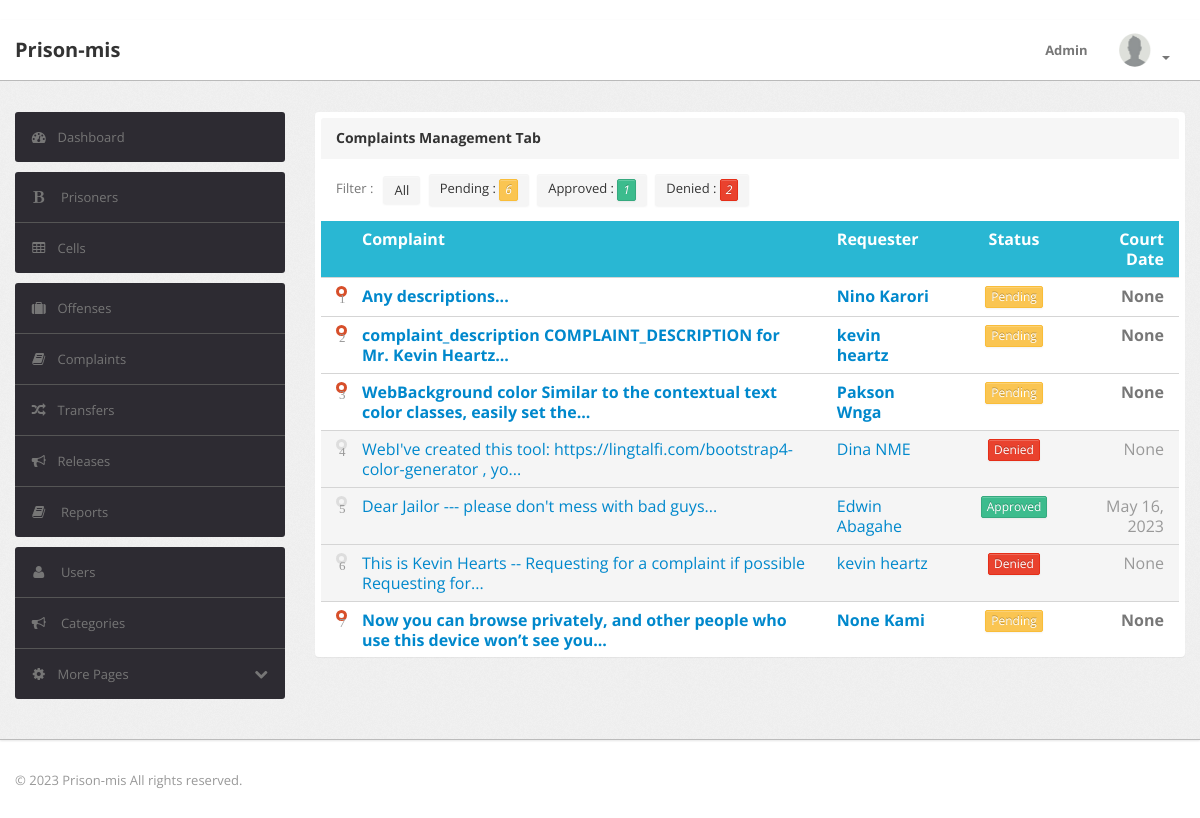
Screenshot of /prisoners/complaints/ (signed in) with the database file from the repository.
### accounts_app/models.py (models this page shows)
class User(AbstractUser):
    category = models.ForeignKey(Category, on_delete=models.SET_NULL, null=True)
    photo = models.ImageField(upload_to='photos/', default='avatar.png')

### prisoners_app/models.py (models this page shows, shortened)
class Complaint(models.Model):
    prisoner = models.ForeignKey(Prisoner, on_delete=models.CASCADE)
    description = models.TextField()
    status = models.CharField(max_length=10, choices=COMPLAINT_STATUS_CHOICES,default="Pending",blank=True)
    feedback = models.TextField(default= default_feedback, blank=True)
    date = models.DateField(null=True, blank=True)

class Prisoner(models.Model):
    firstname = models.CharField(max_length=30, default='None')
    lastname = models.CharField(max_length=30, default='None')
    email = models.EmailField(null=True,blank=True)
    identification = models.IntegerField(max_length=16)
    phone = models.IntegerField(null=True,blank=True)
    crime = models.ForeignKey(Crime, on_delete=models.SET_NULL,null=True)
    cell = models.ForeignKey(Cell, on_delete=models.SET_NULL,null=True,blank=True)
    entry_date = models.DateField()
    release_date = models.DateField(null=True, blank=True)
    marital_status = models.TextField(max_length=10, choices = MARITAL_CHOICES)
    gender = models.TextField(max_length=10, choices = GENDER_CHOICES)
    address = models.CharField(max_length=20)
    status = models.CharField(max_length=10,choices=PRISONER_STATUS_CHOICES,default="INMATE",blank=True)
    photo = models.ImageField(upload_to='photos/', default='avatar.png')
    def __str__(self):
        return str(self.firstname + ' ' + self.lastname)

### prisoners_app/views.py (the view, shortened to what this page needs)
# urls.py: path('complaints/',complaints_view,name='complaints'),
@login_required
def complaints_view(request):
    complaints = Complaint.objects.all()
    pending = complaints.filter(status="Pending")
    approved = complaints.filter(status="Approved")
    denied = complaints.filter(status="Denied")
    context = {'complaints':complaints,'pending':pending,'approved':approved,'denied':denied}
    return render(request,'complaints.html',context)

### prisoners_app/templates/complaints.html (shortened to what this page needs)
{% extends 'base1.html' %}
{% load crispy_forms_tags %}
{% load static %}
{% block content %}
<div class="module message" style="height: 400pt;overflow-y: auto;">
    <div class="module-head">
        <h3>Complaints Management Tab</h3>
    </div>
    <div class="module-option clearfix">
        <div class="pull-left">
            Filter : &nbsp;
            <div class="btn-group">
                <button class="btn">All</button>
            </div>
            <div class="btn-group">
                <button class="btn">Pending : <i class="btn btn-xs btn-round btn-warning">{{pending.count}}</i></button>
            </div>
            <div class="btn-group">
                <button class="btn">Approved : <i class="btn btn-xs btn-round btn-success">{{approved.count}}</i></button>
            </div>
            <div class="btn-group">
                <button class="btn">Denied : <i class="btn btn-xs btn-round btn-danger">{{denied.count}}</i></button>
            </div>
        </div>
    </div>
    <div class="module-body table">
        <table class="table table-message">
            <tbody>
                <tr class="heading">
                    <td class="cell-icon"></td>
                    <td class="cell-title">Complaint</td>
                    <td class="cell-title">Requester</td>
                    <td class="cell-status hidden-phone hidden-tablet">Status</td>
                    <td class="cell-time align-right">Court Date</td>
                </tr>
                {% for complaint in complaints %}
                {% if complaint.status == "Pending" %}
                <tr class="task">
                {% else %}
                <tr class="task resolved">
                {% endif %}
                    <td class="cell-icon"><i class="icon-checker high">{{forloop.counter}}</i></td>
                    <td class="cell-title"><div><a href="{% url 'complaint_details' complaint.id %}">{{complaint.description|slice:80}}...</a></div></td>
                    <td class="cell-title"><div><a class="modal_delete" data-toggle="modal" data-target="#deletemodal" data-url="{% url 'prisoner_details_modal' complaint.prisoner.id %}" >{{complaint.prisoner}}</a></div></td>
                    <td class="cell-status hidden-phone hidden-tablet">
                        {% if complaint.status == "Approved" %}
                        <a class="btn btn-xs btn-success" href="{% url 'complaint_details' complaint.id %}">
                        {% elif complaint.status == "Denied" %}
                        <a class="btn btn-xs btn-danger" href="{% url 'complaint_details' complaint.id %}">
                        {% else %}
                        <a class="btn btn-xs btn-warning" href="{% url 'complaint_details' complaint.id %}">
                        {% endif %}
                        {{complaint.status}}
                        </a>
                    </td>
                    <td class="cell-time align-right">{{complaint.date}}</td>
                </tr>
                {% endfor %}
            </tbody>
        </table>
    </div>
</div>
{% endblock %}

### templates/base1.html (shortened to what this page needs)
{% load crispy_forms_tags %}
{% load static %}
<!DOCTYPE html>
<html lang="en">
    <head>
        <link type="text/css" href="{% static 'bootstrap/css/bootstrap.min.css' %}" rel="stylesheet">
        <link type="text/css" href="{% static 'bootstrap/css/bootstrap-responsive.min.css' %}" rel="stylesheet">
        <link type="text/css" href="{% static 'css/theme.css' %}" rel="stylesheet">
        <link type="text/css" href="{% static 'css/columns.css' %}" rel="stylesheet">
        <link type="text/css" href="{% static 'css/forms.css' %}" rel="stylesheet">
        <link type="text/css" href="{% static 'images/icons/css/font-awesome.css' %}" rel="stylesheet">
    </head>
    <body>
        <div class="navbar navbar-fixed-top">
            <div class="navbar-inner">
                <div class="container">
                        <a class="brand" href="{% url 'home' %}">Prison-mis</a>
                    {% block nav-content %}
                    <div class="nav-collapse collapse navbar-inverse-collapse">
                        <ul class="nav pull-right">
                            <li><a href="{% url 'user_update' request.user.id %}">{{request.user}} </a></li>
                            <li class="nav-user dropdown"><a href="#" class="dropdown-toggle" data-toggle="dropdown">
                                <img src="{{ user.photo.url }}" class="nav-avatar" />
                                <b class="caret"></b></a>
                            </li>
                        </ul>
                    </div>
                    {% endblock %}
                </div>
            </div>
        </div>
        <div class="wrapper">
            <div class="container">
                <div class="row">
                    <div class="span3"></div>
                    <div class="span9">
                    </div>
                </div>
                <div class="row">
                    <div class="span3">
                        <div class="sidebar">
                            <ul class="widget widget-menu unstyled">
                                <li class="active"><a href="{% url 'dashboard' %}"><i class="menu-icon icon-dashboard"></i>Dashboard</a></li>
                            </ul>
                            {% if user.category.name == 'Prison_Manager' %}
                            <ul class="widget widget-menu unstyled">
                                <li><a href="{% url 'prisoners' %}"><i class="menu-icon icon-bold"></i> Prisoners </a></li>
                                <li><a href="{% url 'cells' %}"><i class="menu-icon icon-table"></i>Cells </a></li>
                            </ul>
                            {% endif %}
                            <ul class="widget widget-menu unstyled">
                                {% if user.category.name != 'Criminal_Justice_Officer' %}
                                <li><a href="{% url 'crimes' %}"><i class="menu-icon icon-suitcase"></i>Offenses </a></li>
                                {% endif %}
                                <li><a href="{% url 'complaints' %}"><i class="menu-icon icon-book"></i>Complaints </a></li>
                                {% if user.category.name == 'Prison_Manager' %}
                                <li><a href="{% url 'transfers' %}"><i class="menu-icon icon-random"></i>Transfers </a></li>
                                <li><a href="{% url 'releases' %}"><i class="menu-icon icon-bullhorn"></i>Releases <b class="label green pull-right"></b></a></li>
                                <li><a href="{% url 'reports' %}"><i class="menu-icon icon-book"></i> Reports </a></li>
                                {% endif %}
                            </ul>
                            <ul class="widget widget-menu unstyled">
                                {% if user.category.name == 'Prison_Manager' %}
                                <li><a href="{% url 'users' %}"><i class="menu-icon icon-user"></i> Users </a></li>
                                <li><a href="{% url 'categorys' %}"><i class="menu-icon icon-bullhorn"></i> Categories </a></li>
                                {% endif %}
                                <li><a class="collapsed" data-toggle="collapse" href="#togglePages"><i class="menu-icon icon-cog">
                                </i><i class="icon-chevron-down pull-right"></i>More Pages </a>
                                </li>
                            </ul>
                        </div>
                    </div>
                    <div class="span9">
                        <div class="content">
                            {% block content %}{% endblock %}
                        </div>
                    </div>
                </div>
            </div>
        </div>
        <div class="footer">
            <div class="container">
                <span class="copyright">&copy; 2023 Prison-mis </spam>All rights reserved.
            </div>
        </div>
    </body>
</html>

### static/css/forms.css (style rules this page uses)
.caret { display: inline-block; width: 0; height: 0; margin-left: 2px; vertical-align: middle; border-top: 4px dashed; border-top: 4px solid \9; border-right: 4px solid transparent; border-left: 4px solid transparent; }
.dropup, .dropdown { position: relative; }

### templates/base1.html (style rules this page uses)
.message { padding: 5px; border: 1px solid transparent; border-radius: 4px; }

### rows the page displays
User: user "Admin", photo (placeholder picture)
Complaint: description "Any descriptions", prisoner "Nino Karori", status "Pending", date "None"
Complaint: description "complaint_description COMPLAINT_DESCRIPTION for Mr. Kevin Heartz", prisoner "kevin heartz", status "Pending", date "None"
Complaint: description "WebBackground color Similar to the contextual text color classes, easily set the", prisoner "Pakson Wnga", status "Pending", date "None"
Complaint: description "WebI've created this tool: https://lingtalfi.com/bootstrap4-color-generator , yo", prisoner "Dina NME", status "Denied", date "None"
Complaint: description "Dear Jailor --- please don't mess with bad guys", prisoner "Edwin Abagahe", status "Approved", date "May 16, 2023"
Complaint: description "This is Kevin Hearts -- Requesting for a complaint if possible Requesting for", prisoner "kevin heartz", status "Denied", date "None"
Complaint: description "Now you can browse privately, and other people who use this device won’t see you", prisoner "None Kami", status "Pending", date "None"

### other values shown
{{ pending.count }} "6"
{{ approved.count }} "1"
{{ denied.count }} "2"
